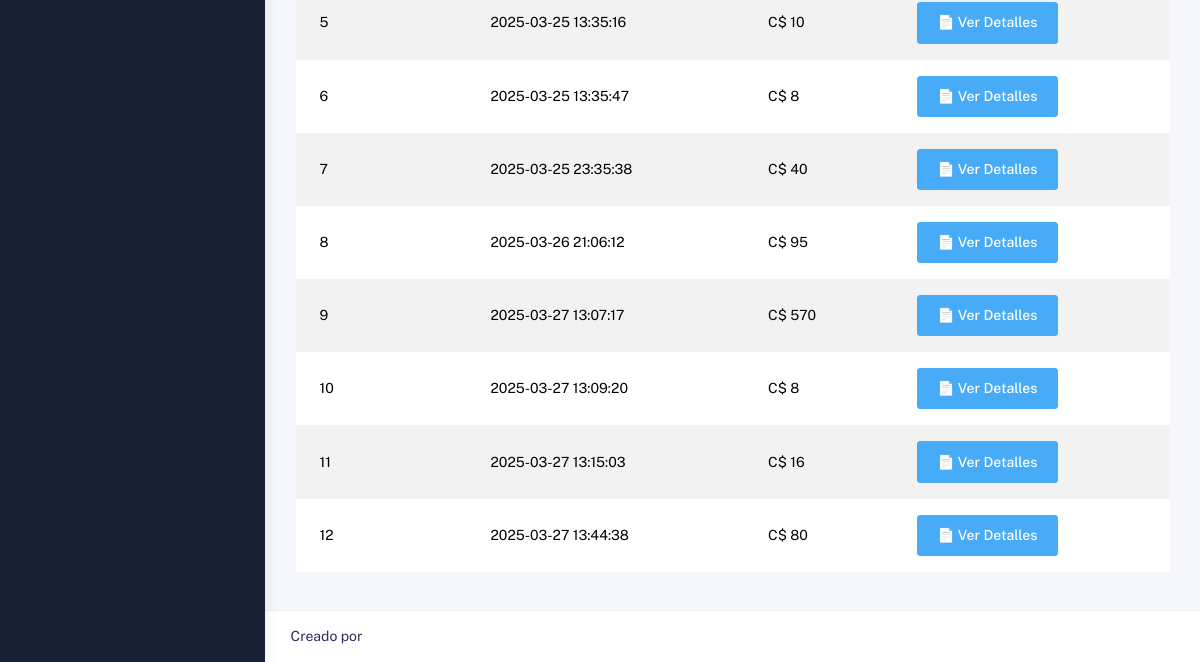
Page /ventas (lower part) on the earlier database version.
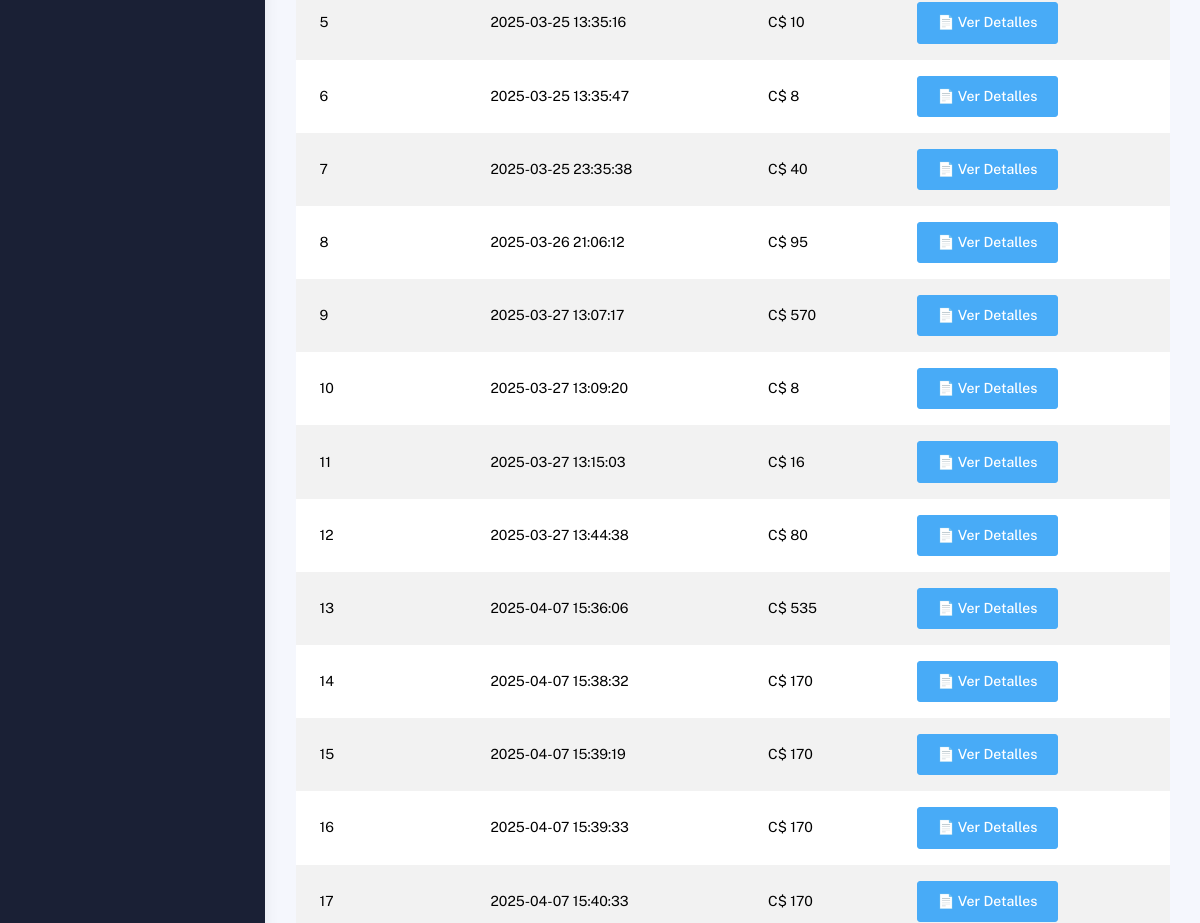
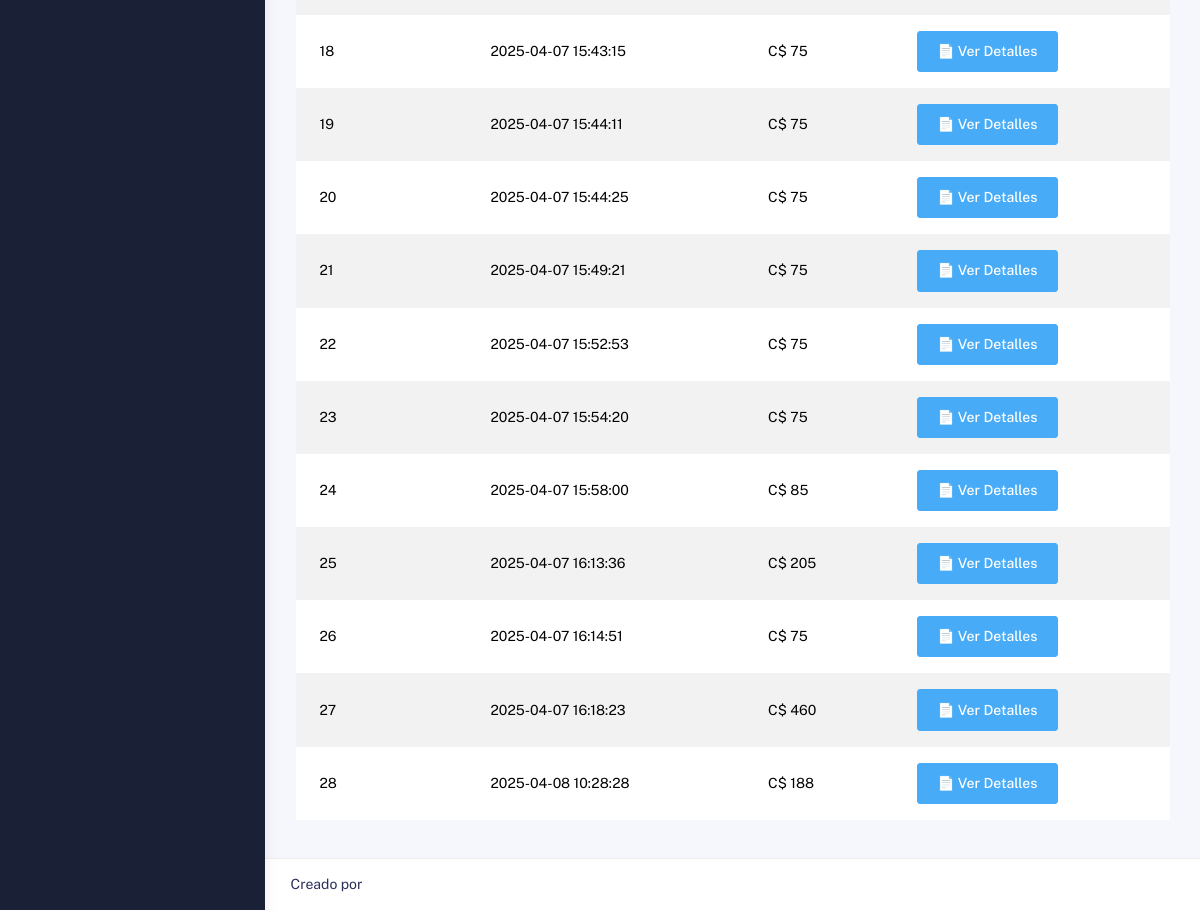
Same page on the later database version (2 pictures, top to bottom).
### tables this page shows
CREATE TABLE Venta (
    IDVenta INTEGER PRIMARY KEY AUTOINCREMENT,
    Fecha DATETIME,
    Total DECIMAL NOT NULL,
    IDEmpleado INTEGER,
    IDCliente INTEGER,
    IDSucursal INTEGER,
    FOREIGN KEY (IDEmpleado) REFERENCES Empleado(IDEmpleado),
    FOREIGN KEY (IDCliente) REFERENCES Cliente(IDCliente),
    FOREIGN KEY (IDSucursal) REFERENCES Sucursal(IDSucursal)
);

### app.py (the view)
@app.route("/ventas", methods=["GET", "POST"])
def ventas():
    filtro = request.json["filtro"] if request.method == "POST" else "todas"
    ventas = obtener_ventas(filtro)
    if request.method == "POST":
        return jsonify({"ventas": ventas})
    return render_template("ventas.html", ventas=ventas)

### app.py (called while the page is built)
def get_db_connection():
    conn = sqlite3.connect(database_path)
    conn.row_factory = sqlite3.Row
    return conn

@app.after_request
def add_header(response):
    response.headers["Cache-Control"] = "no-cache, no-store, must-revalidate"
    response.headers["Pragma"] = "no-cache"
    response.headers["Expires"] = "0"
    return response

def obtener_ventas(filtro):
    conexion = get_db_connection()
    cursor = conexion.cursor()
    if filtro == "hoy":
        fecha_limite = date.today()
        cursor.execute("SELECT IDVenta, Fecha, Total FROM Venta WHERE DATE(Fecha) = ?", (fecha_limite,))
    elif filtro == "semana":
        fecha_limite = datetime.now() - timedelta(days=7)
        cursor.execute("SELECT IDVenta, Fecha, Total FROM Venta WHERE Fecha >= ?", (fecha_limite,))
    elif filtro == "mes":
        fecha_limite = datetime.now() - timedelta(days=30)
        cursor.execute("SELECT IDVenta, Fecha, Total FROM Venta WHERE Fecha >= ?", (fecha_limite,))
    else:
        cursor.execute("SELECT IDVenta, Fecha, Total FROM Venta")
    ventas = [{"id": row[0], "fecha": row[1], "total": row[2]} for row in cursor.fetchall()]
    conexion.close()
    return ventas

### templates/ventas.html (shortened to what this page needs)
{% extends "layout.html" %}
{% block main %}
<div class="table-responsive">
    <table class="table table-striped table-head-bg-primary mt-4">
        <tbody id="tabla-ventas">
            {% for venta in ventas %}
            <tr>
                <td>{{ venta.id }}</td>
                <td>{{ venta.fecha }}</td>
                <td>C$ {{ venta.total | round(2) }}</td>
                <td>
                    <button class="btn btn-info ver-detalle" data-id="{{ venta.id }}">
                        📄 Ver Detalles
                    </button>
                </td>
            </tr>
            {% endfor %}
        </tbody>
    </table>
</div>
{% endblock %}

### templates/layout.html (shortened to what this page needs)
<!DOCTYPE html>
<html lang="en">
  <head>
    <link href="https://cdn.jsdelivr.net/npm/@mdi/font@6.5.95/css/materialdesignicons.min.css" rel="stylesheet">
    <link rel="stylesheet" href="../static/css/bootstrap.min.css" />
    <link rel="stylesheet" href="../static/css/plugins.min.css" />
    <link rel="stylesheet" href="../static/css/kaiadmin.min.css" />
    <link rel="stylesheet" href="../static/css/demo.css" />
  </head>
  <body>
    <div class="wrapper">
      {% set current_path = request.path %}
      <div class="sidebar" data-background-color="dark">
        <div class="sidebar-wrapper scrollbar scrollbar-inner">
        </div>
      </div>
      <div class="main-panel">
        <div class="container">
          <div class="page-inner">
            {% block main %} {% endblock %}
          </div>
        </div>
        <footer class="footer">
          <div class="container-fluid d-flex justify-content-between">
            <div>
              Creado por
            </div>
          </div>
        </footer>
      </div>
    </div>
  </body>
</html>

Differences in the rows shown:
added Venta: id "13", fecha "2025-04-07 15:36:06", total "535"
added Venta: id "14", fecha "2025-04-07 15:38:32", total "170"
added Venta: id "15", fecha "2025-04-07 15:39:19", total "170"
added Venta: id "16", fecha "2025-04-07 15:39:33", total "170"
added Venta: id "17", fecha "2025-04-07 15:40:33", total "170"
added Venta: id "18", fecha "2025-04-07 15:43:15", total "75"
added Venta: id "19", fecha "2025-04-07 15:44:11", total "75"
added Venta: id "20", fecha "2025-04-07 15:44:25", total "75"
added Venta: id "21", fecha "2025-04-07 15:49:21", total "75"
added Venta: id "22", fecha "2025-04-07 15:52:53", total "75"
added Venta: id "23", fecha "2025-04-07 15:54:20", total "75"
added Venta: id "24", fecha "2025-04-07 15:58:00", total "85"
added Venta: id "25", fecha "2025-04-07 16:13:36", total "205"
added Venta: id "26", fecha "2025-04-07 16:14:51", total "75"
added Venta: id "27", fecha "2025-04-07 16:18:23", total "460"
added Venta: id "28", fecha "2025-04-08 10:28:28", total "188"
